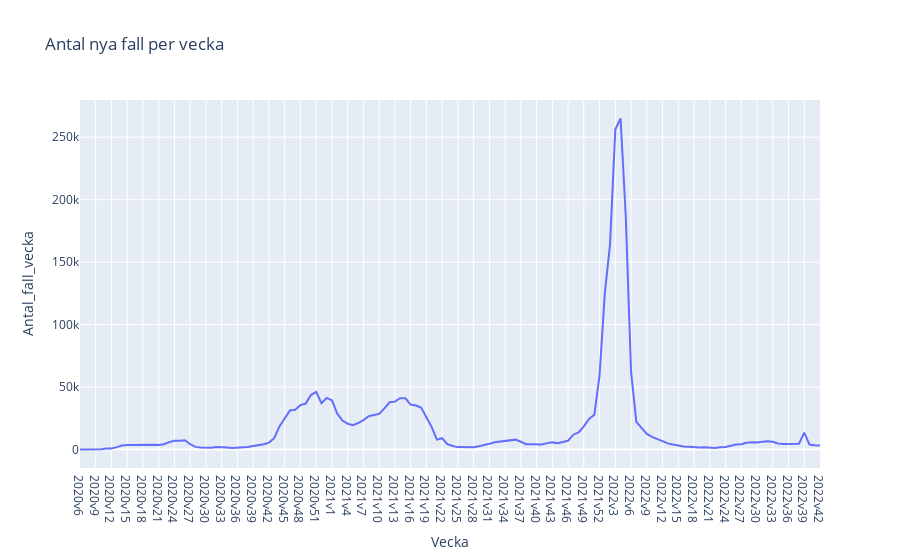

The notebook cell saved with this chart:
### Markdown cell above
#### d) plotly express

### Code cell
px.line(df_veckodata_riket, x="Vecka", y="Antal_fall_vecka",title = "Antal nya fall per vecka")

### Figure 1 — Plotly figure (JSON) as saved in the notebook; plotly's stock layout.template omitted (floating-point values rounded to 4 significant figures; data arrays with more than 128 entries replaced by an {"elided": "..."} marker saying what was removed)
{"data": [{"hovertemplate": "Vecka=%{x}<br>Antal_fall_vecka=%{y}<extra></extra>", "legendgroup": "", "line": {"color": "#636efa", "dash": "solid"}, "marker": {"symbol": "circle"}, "mode": "lines", "name": "", "orientation": "v", "showlegend": false, "type": "scatter", "x": {"elided": "142 str values"}, "xaxis": "x", "y": {"elided": "142 int values"}, "yaxis": "y"}], "layout": {"legend": {"tracegroupgap": 0}, "title": {"text": "Antal nya fall per vecka"}, "xaxis": {"anchor": "y", "domain": [0, 1], "title": {"text": "Vecka"}}, "yaxis": {"anchor": "x", "domain": [0, 1], "title": {"text": "Antal_fall_vecka"}}}}
